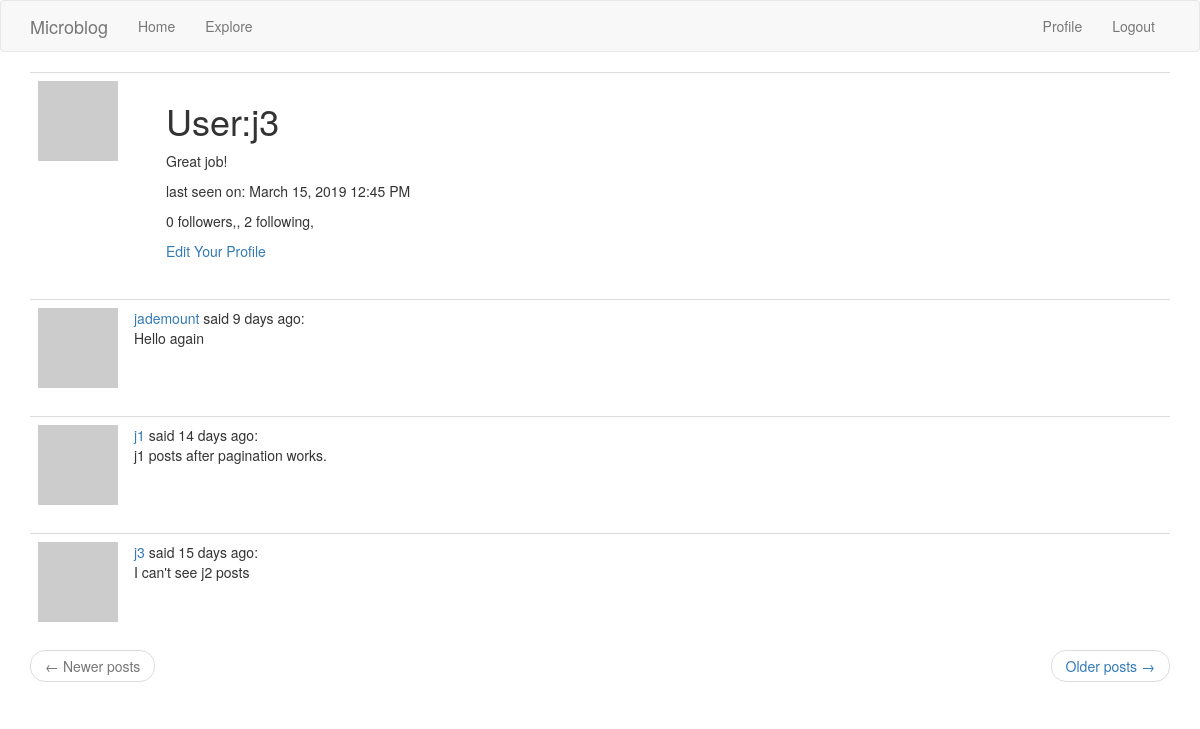
The app's page /user/j3 (signed in) with its own data.
### app/models.py (models this page shows, shortened)
class User(UserMixin, db.Model):
    id=db.Column(db.Integer,primary_key=True)
    username=db.Column(db.String(64),index=True,unique=True)
    email=db.Column(db.String(120),index=True,unique=True)
    password_hash=db.Column(db.String(128))
    posts = db.relationship('Post', backref='author', lazy='dynamic')
    about_me = db.Column(db.String(140))
    last_seen = db.Column(db.DateTime,default=datetime.utcnow)
    followed=db.relationship('User', secondary=followers, primaryjoin=(followers.c.follower_id == id),secondaryjoin=(followers.c.followed_id == id), backref =db.backref('followers', lazy = 'dynamic'), lazy = 'dynamic')
    def followed_posts(self):
        followed = Post.query.join(followers, (followers.c.followed_id == Post.user_id)).filter(followers.c.follower_id == self.id)
        own = Post.query.filter_by(user_id=self.id)
        return followed.union(own).order_by(Post.timestamp.desc())
    def avatar(self, size):
        digest=md5(self.email.lower().encode('utf-8')).hexdigest()
        return "https://www.gravatar.com/avatar/{}/?d=identicon&s={}".format(digest,size)

class Post(db.Model):
    id = db.Column(db.Integer, primary_key=True)
    body = db.Column(db.String(140))
    timestamp = db.Column(db.DateTime, index=True, default=datetime.utcnow)
    user_id = db.Column(db.Integer, db.ForeignKey('user.id'))

### app/routes.py (the view)
@app.route('/user/<username>')
@login_required
def user(username):
    user=User.query.filter_by(username=username).first_or_404()
    page=request.args.get('page', 1,type=int)
    posts=current_user.followed_posts().paginate(page, app.config['POST_PER_PAGE'],False)
    next_url=url_for('user',username=user.username, page=posts.next_num) if posts.has_next else None
    prev_url=url_for('user',username=user.username,page=posts.prev_num) if posts.has_prev else None
    return render_template('user.html', user=user, posts=posts.items, prev_url=prev_url, next_url=next_url)

### app/models.py (called while the page is built)
@login.user_loader
def load_user(id):
    return User.query.get(int(id))

### app/routes.py (called while the page is built)
@app.before_request
def before_request():
    g.locale=str(get_locale())
    if current_user.is_authenticated:
        current_user.last_seen=datetime.utcnow()
        db.session.commit()

### app/templates/user.html
{% extends "base.html" %}
{% block app_content %}
    <table class="table table-hover">
        <tr>
            <td width="128px"><img src="{{ user.avatar(128) }}"></td>
<td><h1>{{ _('User') }}:{{user.username}}</h1>
{% if user.about_me %}
<p>{{user.about_me}}</p>
{% endif %}
{% if user.last_seen %}
<p>{{ _('last seen on') }}: {{moment(user.last_seen).format('LLL')}}</p>
{% endif %}
<p>{{ _('%(count)d followers,', count=user.followers.count()) }}, {{ _('%(count)d following,', count=user.followed.count()) }} </p>
{% if user==current_user %}
<p><a href="{{url_for('edit_profile')}}">{{ _('Edit Your Profile') }}</a></p>
{% elif not current_user.is_following(user) %}
<p><a href="{{url_for('follow', username=user.username) }}">{{ _('Follow') }}</a></p>
{% else %}
<p><a href="{{url_for('unfollow', username=user.username) }}">{{ _('Unfollow') }}</a></p>
{% endif %}
</td>
</tr></table>
{% for post in posts %}
{% include '_post.html' %}
{% endfor %}
<nav aria-label="...">
<ul class="pager">
<li class="previous{% if not prev_url %} disabled{% endif %}">
<a href="{{ prev_url or '#' }}">
<span aria-hidden="true">&larr;</span> {{ _('Newer posts') }}
</a>
</li>
<li class="next{% if not next_url %} disabled{% endif %}">
<a href="{{ next_url or '#' }}">
{{ _('Older posts') }} <span aria-hidden="true">&rarr;</span>
                </a>
            </li>
        </ul>
    </nav>
{% endblock %}

### app/templates/_post.html (shortened to what this page needs)
<table class="table table-hover">
<tr>
<td width="70px">
<a href="{{ url_for('user',username=post.author.username) }}">
<img src="{{post.author.avatar(32)}}"></a></td>
<td>
{{ _('%(username)s said %(when)s', username=user_link, when=moment(post.timestamp).fromNow()) }}:<br>{{post.body}}</td>
</tr>
</table>

### records on screen
User: username "j3", about_me "Great job!", last_seen "March 15, 2019 12:45 PM"
Post: body "Hello again"
Post: body "j1 posts after pagination works."
Post: body "I can't see j2 posts"
